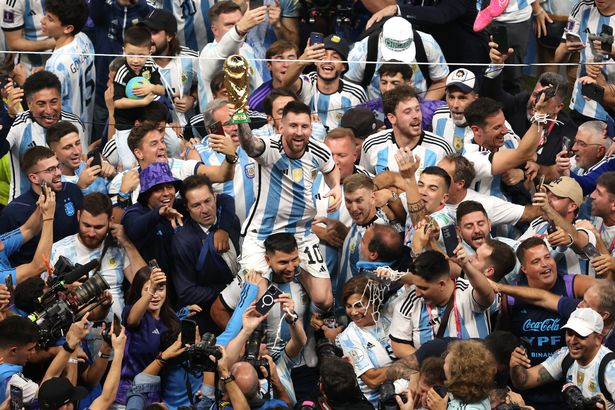
#> input picture WorldCupMessi.jpeg, 615 x 410 px, found by its file name
$ python main.py
#> lines starting #> are read from the running program, lines starting #| are printed output that depends on the picture

import cv2

image = cv2.imread('/Users/jacob/pythonProject/Lab7/WorldCupMessi.jpeg')
#> image is the input picture: shape (410, 615, 3); mean B, G, R 89.5, 93.3, 105.9

blue, green, red = cv2.split(image)
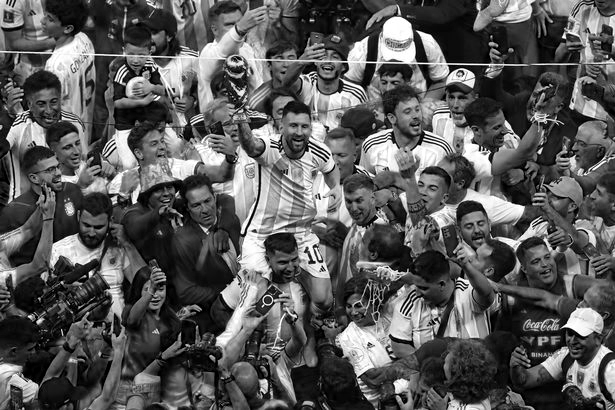
#> blue: shape (410, 615); min 0, max 255, mean 89.5
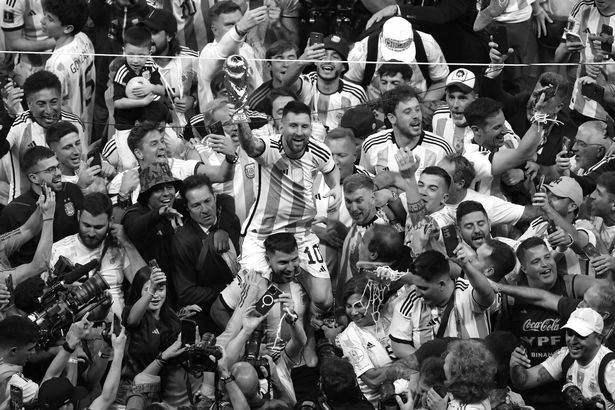
#> green: shape (410, 615); min 0, max 255, mean 93.3
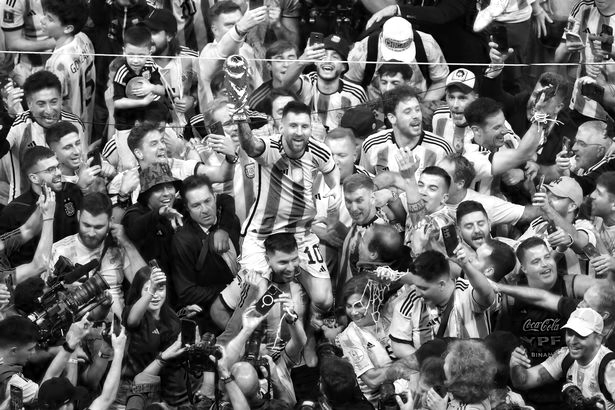
#> red: shape (410, 615); min 0, max 255, mean 105.9

cv2.imshow('Blue Channel', blue)
cv2.imshow('Green Channel', green)
cv2.imshow('Red Channel', red)

green *=0
#> green: shape (410, 615); every value is 0

new_image = cv2.merge((blue, green , red))
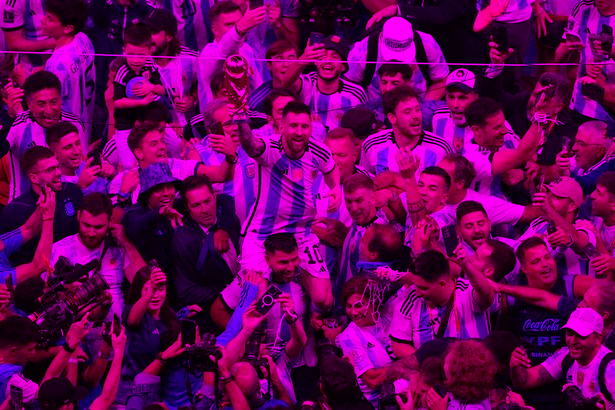
#> new_image: shape (410, 615, 3); mean B, G, R 89.5, 0, 105.9

cv2.imshow('New Image', new_image)

cv2.waitKey(0)
cv2.destroyAllWindows()
